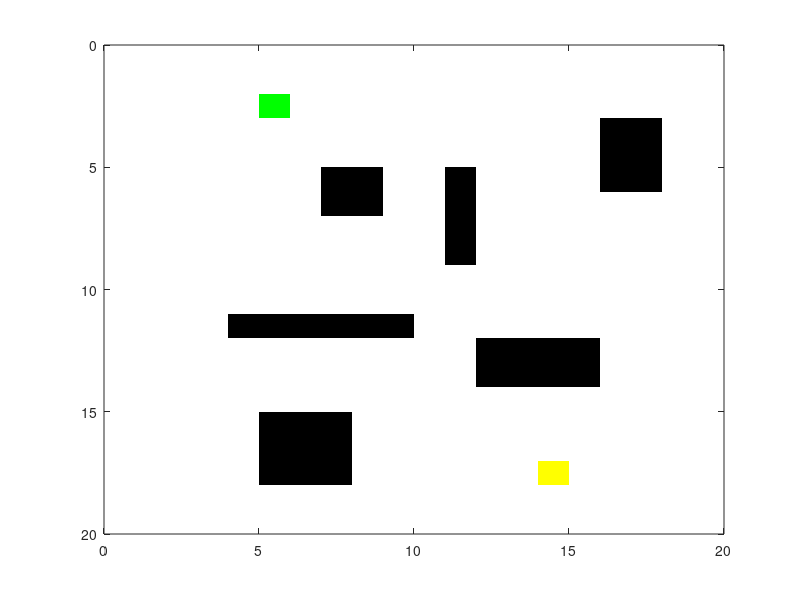

Write MATLAB code to recreate this figure. (Note: this script raises an error after producing the figure.)
%%
%   Author: Yash Bansod
%
% GitHub: <https://github.com/YashBansod>

%% Clear the environment and the command line
clear;
close all;
clc;

%% Initialize the maps, color maps, start points and destination points
map_size = [20, 20];
input_map = false(map_size);              % Create an Input Map

input_map (6:7, 8:9) = 1;           % Add an obstacle
input_map (6:9, 12) = 1;            % Add another obstacle
input_map (12, 5:10) = 1;           % Add another obstacle
input_map (13:14, 13:16) = 1;       % Add another obstacle
input_map (16:18, 6:8) = 1;         % Add another obstacle
input_map (4:6, 17:18) = 1;         % Add another obstacle

start_coords = [3, 6];              % Save the location of start coordinate
dest_coords = [18, 15];             % Save location of destination coordinate

drawMapEveryTime = true;            % To see how nodes expand on the grid

cmap = [1   1   1;                  % Create a color map
    0   0   0;
    1   0   0;
    0   0   1;
    0   1   0;
    1   1   0;
    0.5 0.5 0.5];

colormap(cmap);                     % Sets the colormap for the current figure
[nrows, ncols] = size(input_map);   % Save the size of the input_map

map = zeros(nrows,ncols);           % Create map to save the states of each grid cell
map(~input_map) = 1;                % Mark free cells on map
map(input_map) = 2;                 % Mark obstacle cells on map

start_node = sub2ind(size(map), start_coords(1), start_coords(2));      % Generate linear indices of start node
dest_node = sub2ind(size(map), dest_coords(1), dest_coords(2));         % Generate linear indices of dest node

map(start_node) = 5;                % Mark start node on map
map(dest_node) = 6;                 % Mark destination node on map

distanceFromStart = Inf(nrows,ncols);   % Initialize distance from start array to inifinity
distanceFromEnd = Inf(nrows,ncols);     % Initialize distance from end array to inifinity

parent = zeros(nrows, ncols);           % Create a map for holding parent's index for each grid cell

distanceFromStart(start_node) = 0;  % distance of start node from start is zero
distanceFromEnd(dest_node) = 0;     % distance of end node from end is zero

% Update the values of all grid pixels for distance from end
[X, Y] = meshgrid(1:ncols, 1:nrows);
xd = dest_coords(1);
yd = dest_coords(2);
distanceFromEnd = abs(X - yd) + abs(Y - xd);    % Manhattan Distance

image([0.5, map_size(1)-0.5], [0.5, map_size(2)-0.5], map);
ax = gca;
ax.YTick = 0:1:map_size(1);
ax.XTick = 0:1:map_size(2);
grid on;                        % Display grid lines
% drawnow limitrate nocallbacks;  % Update figure
drawnow;

%% Process the map to update the parent information and distance from start
while true                              % Create an infinite loop
    map(start_node) = 5;                % Mark start node on map
    map(dest_node) = 6;                 % Mark destination node on map
    
    if (drawMapEveryTime)
        image([0.5, map_size(1)-0.5], [0.5, map_size(2)-0.5], map);
        ax = gca;
        ax.YTick = 0:1:map_size(1);
        ax.XTick = 0:1:map_size(2);
        grid on;                        % Display grid lines
        % drawnow limitrate nocallbacks;  % Update figure
        drawnow;
    end
    
    % Find the node with the minimum heuristic distance
    heuristicDist = distanceFromStart + distanceFromEnd;
    [min_dist, current] = min(heuristicDist(:));
    
    % Compute row, column coordinates of current node from linear index
    [i, j] = ind2sub(size(heuristicDist), current);
    
    % Create an exit condition for the infinite loop to end
    if ((current == dest_node) || isinf(min_dist)) 
        break
    end
    
    % Update distance value of element right of current element
    if (i+1 <= nrows && distanceFromStart(i+1, j) > distanceFromStart(i,j) + 1)
        if (parent(i+1, j) == 0 && input_map(i+1,j)~=1 && parent(current)~= sub2ind(size(map), i+1, j))
            distanceFromStart(i+1, j) = distanceFromStart(i,j) + 1;
            map(sub2ind(size(map), i+1, j)) = 4;    % Mark the neighbour of current as processing
            parent(i+1, j)= current;
        end
    end
    
    % Update distance value of element left of current element
    if (i-1 >= 1 && distanceFromStart(i-1, j) > distanceFromStart(i,j) + 1)
        if (parent(i-1, j) == 0 && input_map(i-1,j)~=1 && parent(current)~= sub2ind(size(map), i-1, j))
            distanceFromStart(i-1, j) = distanceFromStart(i,j) + 1;
            map(sub2ind(size(map), i-1, j)) = 4;    % Mark the neighbour of current as processing
            parent(i-1, j)= current;
        end
    end
    
    % Update distance value of element top of current element
    if (j-1 >= 1 && distanceFromStart(i, j-1) > distanceFromStart(i,j) + 1)
        if (parent(i, j-1) == 0 && input_map(i,j-1)~=1 && parent(current)~= sub2ind(size(map), i, j-1))
            distanceFromStart(i, j-1) = distanceFromStart(i,j) + 1;
            map(sub2ind(size(map), i, j-1)) = 4;    % Mark the neighbour of current as processing
            parent(i, j-1)= current;
        end
    end
    
    % Update distance value of element bottom of current element
    if (j+1 <= ncols && distanceFromStart(i, j+1) > distanceFromStart(i,j) + 1)
        if (parent(i, j+1) == 0 && input_map(i,j+1)~=1 && parent(current)~= sub2ind(size(map), i, j+1))
            distanceFromStart(i, j+1) = distanceFromStart(i,j) + 1;
            map(sub2ind(size(map), i, j+1)) = 4;    % Mark the neighbour of current as processing
            parent(i, j+1)= current;
        end
    end
    
    distanceFromStart(current) = -log(0);   % change the distance of current from start as infinity
    map(current) = 3;                       % mark the current point as processed
end

%% Construct route from start to dest by following the parent links
if (isinf(distanceFromStart(dest_node))) 
    route = [];    % if distance to destination node is infinity
else
    route = [dest_node];                               % else backtrace the route from destination node
    while (parent(route(1)) ~= 0)                       % check front of route for start node
        route = [parent(route(1)), route];              % add parent of current node to front of route
    end
    
    for k = 2:length(route) - 1         % To visualize the map and the path
        map(route(k)) = 7;
        pause(0.001);                   % Pause the code for a while
        image([0.5, map_size(1)-0.5], [0.5, map_size(2)-0.5], map);
        ax = gca;
        ax.YTick = 0:1:map_size(1);
        ax.XTick = 0:1:map_size(2);
        grid on;                        % Display grid lines
        % drawnow limitrate nocallbacks;  % Update figure
        drawnow;
    end
end

% Add legends to the colormapped image
hold on;
for K = 1:7 
    hidden_h(K) = surf(zeros(2, 2), 'edgecolor', 'none', ...
        'facecolor', cmap(K, :)); 
end
hold off

uistack(hidden_h, 'bottom');
legend(hidden_h, {'free space', 'obstacles', 'closed nodes', ...
    'open nodes', 'start node', 'goal node', 'shortest path'} )

